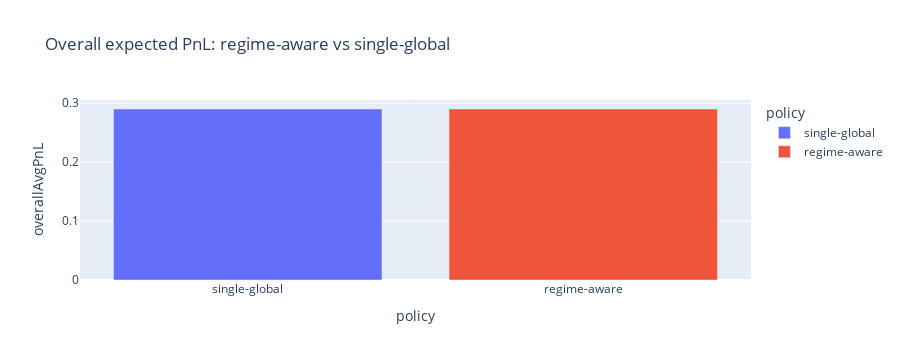

Notebook code for this chart:
### Code cell
fig = px.bar(summary, x="policy", y="overallAvgPnL", color="policy", title="Overall expected PnL: regime-aware vs single-global")
fig.update_layout(height=360)
fig

### Figure 1 — Plotly figure (JSON) as saved in the notebook; plotly's stock layout.template omitted (floating-point values rounded to 4 significant figures)
{"data": [{"hovertemplate": "policy=%{x}<br>overallAvgPnL=%{y}<extra></extra>", "legendgroup": "single-global", "marker": {"color": "#636efa", "pattern": {"shape": ""}}, "name": "single-global", "orientation": "v", "showlegend": true, "textposition": "auto", "type": "bar", "x": ["single-global"], "xaxis": "x", "y": [0.2903], "yaxis": "y"}, {"hovertemplate": "policy=%{x}<br>overallAvgPnL=%{y}<extra></extra>", "legendgroup": "regime-aware", "marker": {"color": "#EF553B", "pattern": {"shape": ""}}, "name": "regime-aware", "orientation": "v", "showlegend": true, "textposition": "auto", "type": "bar", "x": ["regime-aware"], "xaxis": "x", "y": [0.2903], "yaxis": "y"}], "layout": {"barmode": "relative", "height": 360, "legend": {"title": {"text": "policy"}, "tracegroupgap": 0}, "title": {"text": "Overall expected PnL: regime-aware vs single-global"}, "xaxis": {"anchor": "y", "categoryarray": ["single-global", "regime-aware"], "categoryorder": "array", "domain": [0, 1], "title": {"text": "policy"}}, "yaxis": {"anchor": "x", "domain": [0, 1], "title": {"text": "overallAvgPnL"}}}}
